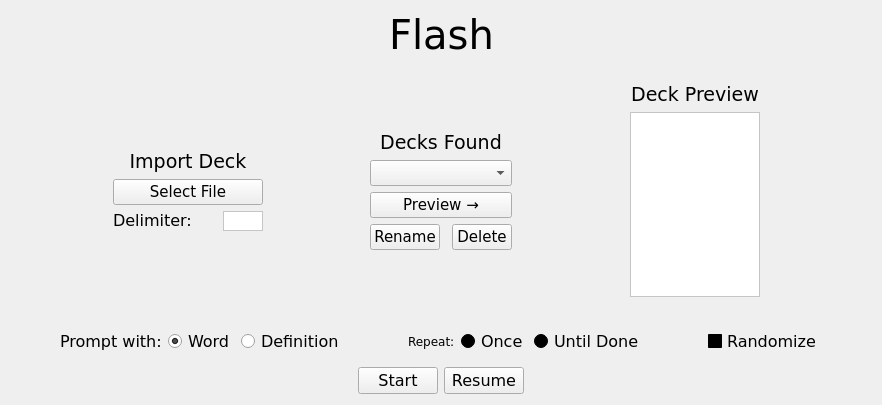
      <widget class="QWidget" name="loadPage">
       <property name="sizePolicy">
        <sizepolicy hsizetype="Expanding" vsizetype="Expanding">
         <horstretch>0</horstretch>
         <verstretch>0</verstretch>
        </sizepolicy>
       </property>
       <property name="font">
        <font>
         <family>Century</family>
        </font>
       </property>
       <layout class="QVBoxLayout" name="verticalLayout_2">
        <item>
         <layout class="QHBoxLayout" name="titleHLayout">
          <item>
           <spacer name="titleHSpacer1">
            <property name="font">
             <font>
              <family>Verdana</family>
             </font>
            </property>
            <property name="orientation">
             <enum>Qt::Horizontal</enum>
            </property>
            <property name="sizeHint" stdset="0">
             <size>
              <width>40</width>
              <height>20</height>
             </size>
            </property>
           </spacer>
          </item>
          <item>
           <widget class="QLabel" name="titleLabel">
            <property name="maximumSize">
             <size>
              <width>16777215</width>
              <height>50</height>
             </size>
            </property>
            <property name="font">
             <font>
              <family>Verdana</family>
              <pointsize>30</pointsize>
             </font>
            </property>
            <property name="styleSheet">
             <string notr="true"/>
            </property>
            <property name="text">
             <string>Flash</string>
            </property>
            <property name="alignment">
             <set>Qt::AlignCenter</set>
            </property>
            <property name="margin">
             <number>5</number>
            </property>
           </widget>
          </item>
          <item>
           <spacer name="titleHSpacer2">
            <property name="font">
             <font>
              <family>Verdana</family>
             </font>
            </property>
            <property name="orientation">
             <enum>Qt::Horizontal</enum>
            </property>
            <property name="sizeHint" stdset="0">
             <size>
              <width>40</width>
              <height>20</height>
             </size>
            </property>
           </spacer>
          </item>
         </layout>
        </item>
        <item>
         <widget class="QFrame" name="loadHFrame">
          <property name="minimumSize">
           <size>
            <width>0</width>
            <height>150</height>
           </size>
          </property>
          <property name="maximumSize">
           <size>
            <width>16777215</width>
            <height>250</height>
           </size>
          </property>
          <property name="font">
           <font>
            <family>Verdana</family>
           </font>
          </property>
          <property name="styleSheet">
           <string notr="true"/>
          </property>
          <property name="frameShape">
           <enum>QFrame::NoFrame</enum>
          </property>
          <property name="frameShadow">
           <enum>QFrame::Plain</enum>
          </property>
          <property name="lineWidth">
           <number>2</number>
          </property>
          <layout class="QHBoxLayout" name="horizontalLayout_2">
           <item>
            <spacer name="loadFarLSpacer">
             <property name="font">
              <font>
               <family>Verdana</family>
              </font>
             </property>
             <property name="orientation">
              <enum>Qt::Horizontal</enum>
             </property>
             <property name="sizeType">
              <enum>QSizePolicy::Expanding</enum>
             </property>
             <property name="sizeHint" stdset="0">
              <size>
               <width>25</width>
               <height>20</height>
              </size>
             </property>
            </spacer>
           </item>
           <item alignment="Qt::AlignLeft">
            <widget class="QFrame" name="importFrame">
             <property name="sizePolicy">
              <sizepolicy hsizetype="Fixed" vsizetype="Preferred">
               <horstretch>0</horstretch>
               <verstretch>0</verstretch>
              </sizepolicy>
             </property>
             <property name="minimumSize">
              <size>
               <width>150</width>
               <height>0</height>
              </size>
             </property>
             <property name="maximumSize">
              <size>
               <width>150</width>
               <height>16777215</height>
              </size>
             </property>
             <property name="font">
              <font>
               <family>Verdana</family>
              </font>
             </property>
             <property name="frameShape">
              <enum>QFrame::NoFrame</enum>
             </property>
             <layout class="QVBoxLayout" name="verticalLayout_5">
              <property name="leftMargin">
               <number>0</number>
              </property>
              <property name="topMargin">
               <number>0</number>
              </property>
              <property name="rightMargin">
               <number>0</number>
              </property>
              <property name="bottomMargin">
               <number>0</number>
              </property>
              <item>
               <spacer name="importVSpacer1">
                <property name="font">
                 <font>
                  <family>Verdana</family>
                 </font>
                </property>
                <property name="orientation">
                 <enum>Qt::Vertical</enum>
                </property>
                <property name="sizeHint" stdset="0">
                 <size>
                  <width>20</width>
                  <height>40</height>
                 </size>
                </property>
               </spacer>
              </item>
              <item>
               <widget class="QLabel" name="importLabel">
                <property name="font">
                 <font>
                  <family>Verdana</family>
                  <pointsize>14</pointsize>
                 </font>
                </property>
                <property name="styleSheet">
                 <string notr="true"/>
                </property>
                <property name="text">
                 <string>Import Deck</string>
                </property>
                <property name="alignment">
                 <set>Qt::AlignCenter</set>
                </property>
               </widget>
              </item>
              <item>
               <widget class="QPushButton" name="importButton">
                <property name="font">
                 <font>
                  <family>Verdana</family>
                  <pointsize>11</pointsize>
                 </font>
                </property>
                <property name="styleSheet">
                 <string notr="true"/>
                </property>
                <property name="text">
                 <string>Select File</string>
                </property>
               </widget>
              </item>
              <item>
               <layout class="QHBoxLayout" name="delimHLayout">
                <item>
                 <widget class="QLabel" name="delimLabel">
                  <property name="sizePolicy">
                   <sizepolicy hsizetype="Maximum" vsizetype="Maximum">
                    <horstretch>0</horstretch>
                    <verstretch>0</verstretch>
                   </sizepolicy>
                  </property>
                  <property name="font">
                   <font>
                    <family>Verdana</family>
                    <pointsize>12</pointsize>
                   </font>
                  </property>
                  <property name="text">
                   <string>Delimiter:</string>
                  </property>
                  <property name="alignment">
                   <set>Qt::AlignJustify|Qt::AlignVCenter</set>
                  </property>
                 </widget>
                </item>
                <item>
                 <spacer name="delimSpacer">
                  <property name="font">
                   <font>
                    <family>Verdana</family>
                   </font>
                  </property>
                  <property name="orientation">
                   <enum>Qt::Horizontal</enum>
                  </property>
                  <property name="sizeHint" stdset="0">
                   <size>
                    <width>40</width>
                    <height>20</height>
                   </size>
                  </property>
                 </spacer>
                </item>
                <item>
                 <widget class="QTextEdit" name="delimTextEdit">
                  <property name="minimumSize">
                   <size>
                    <width>40</width>
                    <height>20</height>
                   </size>
                  </property>
                  <property name="maximumSize">
                   <size>
                    <width>40</width>
                    <height>20</height>
                   </size>
                  </property>
                  <property name="font">
                   <font>
                    <family>Verdana</family>
                    <pointsize>14</pointsize>
                    <weight>50</weight>
                    <bold>false</bold>
                   </font>
                  </property>
                  <property name="autoFillBackground">
                   <bool>false</bool>
                  </property>
                  <property name="styleSheet">
                   <string notr="true">background-color: rgb(255, 255, 255);
color: rgb(0, 0, 0);</string>
                  </property>
                  <property name="inputMethodHints">
                   <set>Qt::ImhNone</set>
                  </property>
                  <property name="verticalScrollBarPolicy">
                   <enum>Qt::ScrollBarAlwaysOff</enum>
                  </property>
                  <property name="horizontalScrollBarPolicy">
                   <enum>Qt::ScrollBarAlwaysOff</enum>
                  </property>
                  <property name="lineWrapMode">
                   <enum>QTextEdit::NoWrap</enum>
                  </property>
                  <property name="acceptRichText">
                   <bool>false</bool>
                  </property>
                 </widget>
                </item>
               </layout>
              </item>
              <item>
               <spacer name="importVSpacer2">
                <property name="font">
                 <font>
                  <family>Verdana</family>
                 </font>
                </property>
                <property name="orientation">
                 <enum>Qt::Vertical</enum>
                </property>
                <property name="sizeHint" stdset="0">
                 <size>
                  <width>20</width>
                  <height>40</height>
                 </size>
                </property>
               </spacer>
              </item>
             </layout>
            </widget>
           </item>
           <item>
            <spacer name="loadLSpacer">
             <property name="font">
              <font>
               <family>Verdana</family>
              </font>
             </property>
             <property name="orientation">
              <enum>Qt::Horizontal</enum>
             </property>
             <property name="sizeHint" stdset="0">
              <size>
               <width>40</width>
               <height>20</height>
              </size>
             </property>
            </spacer>
           </item>
           <item alignment="Qt::AlignHCenter">
            <widget class="QFrame" name="loadFrame">
             <property name="minimumSize">
              <size>
               <width>160</width>
               <height>0</height>
              </size>
             </property>
             <property name="maximumSize">
              <size>
               <width>150</width>
               <height>16777215</height>
              </size>
             </property>
             <property name="font">
              <font>
               <family>Verdana</family>
              </font>
             </property>
             <property name="styleSheet">
              <string notr="true">border-color: rgb(0, 0, 0);</string>
             </property>
             <property name="frameShape">
              <enum>QFrame::NoFrame</enum>
             </property>
             <layout class="QVBoxLayout" name="verticalLayout_7">
              <item>
               <spacer name="loadVSpacer1">
                <property name="font">
                 <font>
                  <family>Verdana</family>
                 </font>
                </property>
                <property name="orientation">
                 <enum>Qt::Vertical</enum>
                </property>
                <property name="sizeHint" stdset="0">
                 <size>
                  <width>20</width>
                  <height>40</height>
                 </size>
                </property>
               </spacer>
              </item>
              <item>
               <widget class="QLabel" name="loadedLabel">
                <property name="font">
                 <font>
                  <family>Verdana</family>
                  <pointsize>14</pointsize>
                 </font>
                </property>
                <property name="styleSheet">
                 <string notr="true"/>
                </property>
                <property name="text">
                 <string>Decks Found</string>
                </property>
                <property name="alignment">
                 <set>Qt::AlignCenter</set>
                </property>
               </widget>
              </item>
              <item>
               <widget class="QComboBox" name="loadedDecks">
                <property name="font">
                 <font>
                  <family>Verdana</family>
                  <pointsize>11</pointsize>
                 </font>
                </property>
                <property name="styleSheet">
                 <string notr="true"/>
                </property>
                <property name="currentIndex">
                 <number>-1</number>
                </property>
                <property name="insertPolicy">
                 <enum>QComboBox::InsertAlphabetically</enum>
                </property>
                <property name="iconSize">
                 <size>
                  <width>16</width>
                  <height>16</height>
                 </size>
                </property>
               </widget>
              </item>
              <item>
               <layout class="QHBoxLayout" name="horizontalLayout_12">
                <item>
                 <widget class="QPushButton" name="stageButton">
                  <property name="font">
                   <font>
                    <family>Verdana</family>
                    <pointsize>11</pointsize>
                   </font>
                  </property>
                  <property name="styleSheet">
                   <string notr="true"/>
                  </property>
                  <property name="text">
                   <string>Preview →</string>
                  </property>
                 </widget>
                </item>
               </layout>
              </item>
              <item>
               <layout class="QHBoxLayout" name="horizontalLayout_7">
                <item>
                 <widget class="QPushButton" name="renameButton">
                  <property name="minimumSize">
                   <size>
                    <width>70</width>
                    <height>0</height>
                   </size>
                  </property>
                  <property name="font">
                   <font>
                    <family>Verdana</family>
                    <pointsize>11</pointsize>
                   </font>
                  </property>
                  <property name="text">
                   <string>Rename</string>
                  </property>
                 </widget>
                </item>
                <item>
                 <spacer name="horizontalSpacer_5">
                  <property name="orientation">
                   <enum>Qt::Horizontal</enum>
                  </property>
                  <property name="sizeHint" stdset="0">
                   <size>
                    <width>40</width>
                    <height>20</height>
                   </size>
                  </property>
                 </spacer>
                </item>
                <item>
                 <widget class="QPushButton" name="deleteButton">
                  <property name="minimumSize">
                   <size>
                    <width>60</width>
                    <height>0</height>
                   </size>
                  </property>
                  <property name="font">
                   <font>
                    <family>Verdana</family>
                    <pointsize>11</pointsize>
                   </font>
                  </property>
                  <property name="styleSheet">
                   <string notr="true"/>
                  </property>
                  <property name="text">
                   <string>Delete</string>
                  </property>
                 </widget>
                </item>
               </layout>
              </item>
              <item>
               <spacer name="loadVSpacer2">
                <property name="font">
                 <font>
                  <family>Verdana</family>
                 </font>
                </property>
                <property name="orientation">
                 <enum>Qt::Vertical</enum>
                </property>
                <property name="sizeHint" stdset="0">
                 <size>
                  <width>20</width>
                  <height>40</height>
                 </size>
                </property>
               </spacer>
              </item>
             </layout>
             <zorder>loadedDecks</zorder>
             <zorder>loadedLabel</zorder>
             <zorder>loadVSpacer2</zorder>
             <zorder>loadVSpacer1</zorder>
             <zorder>horizontalLayoutWidget_2</zorder>
            </widget>
           </item>
           <item>
            <spacer name="loadRSpacer">
             <property name="font">
              <font>
               <family>Verdana</family>
              </font>
             </property>
             <property name="orientation">
              <enum>Qt::Horizontal</enum>
             </property>
             <property name="sizeHint" stdset="0">
              <size>
               <width>40</width>
               <height>20</height>
              </size>
             </property>
            </spacer>
           </item>
           <item alignment="Qt::AlignRight">
            <widget class="QFrame" name="previewFrame">
             <property name="sizePolicy">
              <sizepolicy hsizetype="Fixed" vsizetype="Preferred">
               <horstretch>0</horstretch>
               <verstretch>0</verstretch>
              </sizepolicy>
             </property>
             <property name="minimumSize">
              <size>
               <width>150</width>
               <height>0</height>
              </size>
             </property>
             <property name="maximumSize">
              <size>
               <width>150</width>
               <height>16777215</height>
              </size>
             </property>
             <property name="font">
              <font>
               <family>Verdana</family>
              </font>
             </property>
             <layout class="QVBoxLayout" name="verticalLayout">
              <property name="leftMargin">
               <number>10</number>
              </property>
              <property name="rightMargin">
               <number>10</number>
              </property>
              <item>
               <widget class="QLabel" name="previewLabel">
                <property name="sizePolicy">
                 <sizepolicy hsizetype="Expanding" vsizetype="Expanding">
                  <horstretch>0</horstretch>
                  <verstretch>0</verstretch>
                 </sizepolicy>
                </property>
                <property name="font">
                 <font>
                  <family>Verdana</family>
                  <pointsize>14</pointsize>
                  <weight>50</weight>
                  <bold>false</bold>
                 </font>
                </property>
                <property name="layoutDirection">
                 <enum>Qt::LeftToRight</enum>
                </property>
                <property name="styleSheet">
                 <string notr="true"/>
                </property>
                <property name="text">
                 <string>Deck Preview</string>
                </property>
                <property name="alignment">
                 <set>Qt::AlignCenter</set>
                </property>
               </widget>
              </item>
              <item>
               <widget class="QListWidget" name="previewListWidget">
                <property name="minimumSize">
                 <size>
                  <width>120</width>
                  <height>150</height>
                 </size>
                </property>
                <property name="maximumSize">
                 <size>
                  <width>250</width>
                  <height>16777215</height>
                 </size>
                </property>
                <property name="font">
                 <font>
                  <family>Verdana</family>
                  <pointsize>10</pointsize>
                 </font>
                </property>
                <property name="styleSheet">
                 <string notr="true">background-color: rgb(255, 255, 255);
color: rgb(0, 0, 0);
alternate-background-color: rgb(169, 236, 239);</string>
                </property>
                <property name="horizontalScrollBarPolicy">
                 <enum>Qt::ScrollBarAsNeeded</enum>
                </property>
                <property name="autoScrollMargin">
                 <number>16</number>
                </property>
                <property name="alternatingRowColors">
                 <bool>true</bool>
                </property>
                <property name="verticalScrollMode">
                 <enum>QAbstractItemView::ScrollPerItem</enum>
                </property>
                <property name="movement">
                 <enum>QListView::Static</enum>
                </property>
                <property name="resizeMode">
                 <enum>QListView::Fixed</enum>
                </property>
               </widget>
              </item>
             </layout>
            </widget>
           </item>
           <item>
            <spacer name="loadFarRSpacer">
             <property name="font">
              <font>
               <family>Verdana</family>
              </font>
             </property>
             <property name="orientation">
              <enum>Qt::Horizontal</enum>
             </property>
             <property name="sizeType">
              <enum>QSizePolicy::Expanding</enum>
             </property>
             <property name="sizeHint" stdset="0">
              <size>
               <width>25</width>
               <height>20</height>
              </size>
             </property>
            </spacer>
           </item>
          </layout>
         </widget>
        </item>
        <item>
         <layout class="QHBoxLayout" name="horizontalLayout_9">
          <item>
           <spacer name="horizontalSpacer">
            <property name="orientation">
             <enum>Qt::Horizontal</enum>
            </property>
            <property name="sizeHint" stdset="0">
             <size>
              <width>40</width>
              <height>20</height>
             </size>
            </property>
           </spacer>
          </item>
          <item>
           <widget class="QFrame" name="frontSettingFrame">
            <property name="minimumSize">
             <size>
              <width>0</width>
              <height>40</height>
             </size>
            </property>
            <property name="maximumSize">
             <size>
              <width>16777215</width>
              <height>40</height>
             </size>
            </property>
            <layout class="QHBoxLayout" name="horizontalLayout_10">
             <item alignment="Qt::AlignHCenter">
              <widget class="QLabel" name="promptLabel">
               <property name="font">
                <font>
                 <family>Verdana</family>
                 <pointsize>12</pointsize>
                </font>
               </property>
               <property name="text">
                <string>Prompt with:</string>
               </property>
              </widget>
             </item>
             <item alignment="Qt::AlignHCenter">
              <widget class="QRadioButton" name="promptWord">
               <property name="font">
                <font>
                 <family>Verdana</family>
                 <pointsize>12</pointsize>
                </font>
               </property>
               <property name="text">
                <string>Word</string>
               </property>
               <property name="checked">
                <bool>true</bool>
               </property>
              </widget>
             </item>
             <item alignment="Qt::AlignHCenter">
              <widget class="QRadioButton" name="promptDef">
               <property name="font">
                <font>
                 <family>Verdana</family>
                 <pointsize>12</pointsize>
                </font>
               </property>
               <property name="text">
                <string>Definition</string>
               </property>
              </widget>
             </item>
            </layout>
           </widget>
          </item>
          <item>
           <spacer name="horizontalSpacer_2">
            <property name="orientation">
             <enum>Qt::Horizontal</enum>
            </property>
            <property name="sizeHint" stdset="0">
             <size>
              <width>40</width>
              <height>20</height>
             </size>
            </property>
           </spacer>
          </item>
          <item>
           <widget class="QFrame" name="repeatFrame">
            <property name="minimumSize">
             <size>
              <width>0</width>
              <height>40</height>
             </size>
            </property>
            <property name="maximumSize">
             <size>
              <width>16777215</width>
              <height>40</height>
             </size>
            </property>
            <property name="font">
             <font>
              <family>Verdana</family>
             </font>
            </property>
            <property name="frameShape">
             <enum>QFrame::NoFrame</enum>
            </property>
            <property name="frameShadow">
             <enum>QFrame::Raised</enum>
            </property>
            <layout class="QHBoxLayout" name="horizontalLayout_3">
             <item>
              <widget class="QLabel" name="label_2">
               <property name="text">
                <string>Repeat:</string>
               </property>
              </widget>
             </item>
             <item>
              <widget class="QRadioButton" name="onceButton">
               <property name="font">
                <font>
                 <family>Verdana</family>
                 <pointsize>12</pointsize>
                </font>
               </property>
               <property name="styleSheet">
                <string notr="true">background-color: qlineargradient(spread:pad, x1:0, y1:0, x2:1, y2:1, stop:0 rgba(255, 102, 102, 0));</string>
               </property>
               <property name="text">
                <string>Once</string>
               </property>
               <property name="autoExclusive">
                <bool>true</bool>
               </property>
              </widget>
             </item>
             <item alignment="Qt::AlignHCenter">
              <widget class="QRadioButton" name="untilDoneButton">
               <property name="minimumSize">
                <size>
                 <width>0</width>
                 <height>0</height>
                </size>
               </property>
               <property name="font">
                <font>
                 <family>Verdana</family>
                 <pointsize>12</pointsize>
                </font>
               </property>
               <property name="styleSheet">
                <string notr="true">background-color: qlineargradient(spread:pad, x1:0, y1:0, x2:1, y2:1, stop:0 rgba(255, 102, 102, 0));</string>
               </property>
               <property name="text">
                <string>Until Done</string>
               </property>
               <property name="checked">
                <bool>true</bool>
               </property>
              </widget>
             </item>
            </layout>
           </widget>
          </item>
          <item>
           <spacer name="horizontalSpacer_9">
            <property name="orientation">
             <enum>Qt::Horizontal</enum>
            </property>
            <property name="sizeHint" stdset="0">
             <size>
              <width>40</width>
              <height>20</height>
             </size>
            </property>
           </spacer>
          </item>
          <item>
           <widget class="QFrame" name="frame">
            <property name="minimumSize">
             <size>
              <width>0</width>
              <height>40</height>
             </size>
            </property>
            <property name="maximumSize">
             <size>
              <width>16777215</width>
              <height>40</height>
             </size>
            </property>
            <property name="font">
             <font>
              <family>Verdana</family>
             </font>
            </property>
            <property name="frameShape">
             <enum>QFrame::NoFrame</enum>
            </property>
            <property name="frameShadow">
             <enum>QFrame::Raised</enum>
            </property>
            <layout class="QHBoxLayout" name="horizontalLayout">
             <item>
              <widget class="QCheckBox" name="randomCheckBox">
               <property name="font">
                <font>
                 <family>Verdana</family>
                 <pointsize>12</pointsize>
                </font>
               </property>
               <property name="styleSheet">
                <string notr="true">background-color: qlineargradient(spread:pad, x1:0, y1:0, x2:1, y2:1, stop:0 rgba(255, 102, 102, 0));</string>
               </property>
               <property name="text">
                <string>Randomize</string>
               </property>
               <property name="checked">
                <bool>true</bool>
               </property>
               <property name="tristate">
                <bool>false</bool>
               </property>
              </widget>
             </item>
            </layout>
           </widget>
          </item>
          <item>
           <spacer name="horizontalSpacer_10">
            <property name="orientation">
             <enum>Qt::Horizontal</enum>
            </property>
            <property name="sizeHint" stdset="0">
             <size>
              <width>40</width>
              <height>20</height>
             </size>
            </property>
           </spacer>
          </item>
         </layout>
        </item>
        <item>
         <layout class="QHBoxLayout" name="horizontalLayout_4">
          <item>
           <spacer name="horizontalSpacer_7">
            <property name="orientation">
             <enum>Qt::Horizontal</enum>
            </property>
            <property name="sizeHint" stdset="0">
             <size>
              <width>40</width>
              <height>20</height>
             </size>
            </property>
           </spacer>
          </item>
          <item>
           <widget class="QPushButton" name="startButton">
            <property name="minimumSize">
             <size>
              <width>80</width>
              <height>0</height>
             </size>
            </property>
            <property name="maximumSize">
             <size>
              <width>16777215</width>
              <height>16777215</height>
             </size>
            </property>
            <property name="font">
             <font>
              <family>Verdana</family>
              <pointsize>12</pointsize>
             </font>
            </property>
            <property name="styleSheet">
             <string notr="true"/>
            </property>
            <property name="text">
             <string>Start</string>
            </property>
           </widget>
          </item>
          <item>
           <widget class="QPushButton" name="resumeButton">
            <property name="minimumSize">
             <size>
              <width>0</width>
              <height>0</height>
             </size>
            </property>
            <property name="maximumSize">
             <size>
              <width>16777215</width>
              <height>16777215</height>
             </size>
            </property>
            <property name="font">
             <font>
              <family>Verdana</family>
              <pointsize>12</pointsize>
             </font>
            </property>
            <property name="text">
             <string>Resume</string>
            </property>
           </widget>
          </item>
          <item>
           <spacer name="horizontalSpacer_8">
            <property name="orientation">
             <enum>Qt::Horizontal</enum>
            </property>
            <property name="sizeHint" stdset="0">
             <size>
              <width>40</width>
              <height>20</height>
             </size>
            </property>
           </spacer>
          </item>
         </layout>
        </item>
       </layout>
      </widget>
